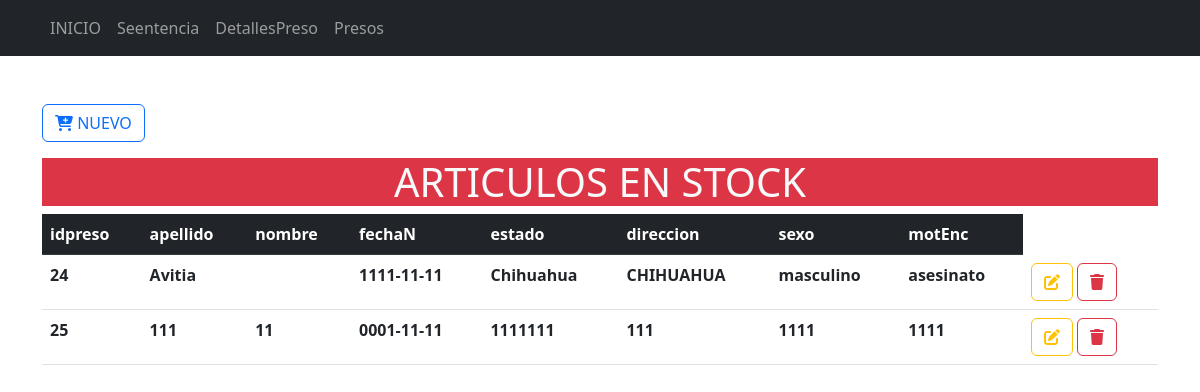
The page /Formularios/stock/index.php on the database its author committed.
### tables this page shows
CREATE TABLE `tbl_prisioneros` (
  `idpreso` int(11) NOT NULL,
  `nombre` varchar(100) NOT NULL,
  `fechaN` date NOT NULL,
  `estado` varchar(255) NOT NULL,
  `direccion` varchar(100) NOT NULL,
  `sexo` varchar(200) NOT NULL,
  `motEnc` varchar(100) NOT NULL,
  `apellido` varchar(100) NOT NULL
);

### Formularios/stock/index.php (the view, shortened to what this page needs)
<?php
include_once("../../config/conexion.php")
?>
<!doctype html>
<html lang="es">
<head>
    <link rel="stylesheet" href="<?php echo base_url; ?>css/bootstrap.min.css">
<body>
    <header>
        <nav class="navbar navbar-expand-lg bg-dark" data-bs-theme="dark">
            <div class="container">
                <div class="collapse navbar-collapse" id="mi-menu">
                    <ul class="navbar-nav">
                    <li class="nav-item">
                            <a class="nav-link" href="<?php echo base_url; ?>">INICIO</a>
                        </li>
                        <li class="nav-item">
                            <a class="nav-link" href="<?php echo base_url; ?>Formularios/productos/index.php">Seentencia</a>
                        </li>
                        <li class="nav-item">
                            <a class="nav-link" href="<?php echo base_url; ?>Formularios/provedor/index.php">DetallesPreso</a>
                        </li>
                        <li class="nav-item">
                            <a class="nav-link" href="<?php echo base_url; ?>Formularios/stock/index.php">Presos</a>
                        </li>
                    </ul>
                </div>
            </div>
        </nav>
    </header>
    <div class="container-lg mt-5">
        <a href="crear.php" type="button" class="btn btn-outline-primary mb-3">
            <i class="fa-solid fa-cart-plus fa-beat"></i>
            NUEVO
        </a>
        <h1 class="text-center bg-danger text-light ">ARTICULOS EN STOCK</h1>
        <div class="table-responsive-sm">
            <table class="table table-hover">
                <thead class="table-dark">
                    <tr>
                        <th scope="col">idpreso</th>
                        <th scope="col">apellido</th>
                        <th scope="col">nombre</th>
                        <th scope="col">fechaN</th>
                        <th scope="col">estado</th>
                        <th scope="col">direccion</th>
                        <th scope="col">sexo</th>
                        <th scope="col">motEnc</th>
                    </tr>
                </thead>
                <tbody>
                    <?php
                    $sql = $conexion->query("SELECT * FROM tbl_prisioneros");
                    while ($resultado = $sql->fetch_assoc()) {
                    ?>
                        <tr>
                            <th scope="row"><?php echo $resultado['idpreso'] ?></th>
                            <th scope="row"><?php echo $resultado['apellido'] ?></th>
                            <th scope="row"><?php echo $resultado['nombre'] ?></th>
                            <th scope="row"><?php echo $resultado['fechaN'] ?></th>
                            <th scope="row"><?php echo $resultado['estado'] ?></th>
                            <th scope="row"><?php echo $resultado['direccion'] ?></th>
                            <th scope="row"><?php echo $resultado['sexo'] ?></th>
                            <th scope="row"><?php echo $resultado['motEnc'] ?></th>
                            <th scope="row">
                                <a href="<?php echo base_url; ?>Formularios/stock/actualizar.php?Id=<?php echo $resultado['idpreso'] ?>" class="btn btn-outline-warning">
                                    <i class="fa-solid fa-pen-to-square fa-beat"></i>
                                </a>
                                <a href="<?php echo base_url; ?>CRUDM/eliminarDatos.php?Id=<?php echo $resultado['idpreso'] ?>" class="btn btn-outline-danger">
                                    <i class="fa-solid fa-trash fa-beat"></i>
                                </a>
                            </th>
                        </tr>
                    <?php
                    }
                    ?>
                </tbody>
            </table>
        </div>
    </div>
</body>
</html>

### rows shown on the page
tbl_prisioneros: idpreso "24", apellido "Avitia", fechaN "1111-11-11", estado "Chihuahua", direccion "CHIHUAHUA", sexo "masculino", motEnc "asesinato"
tbl_prisioneros: idpreso "25", apellido "111", nombre "11", fechaN "0001-11-11", estado "1111111", direccion "111", sexo "1111", motEnc "1111"
